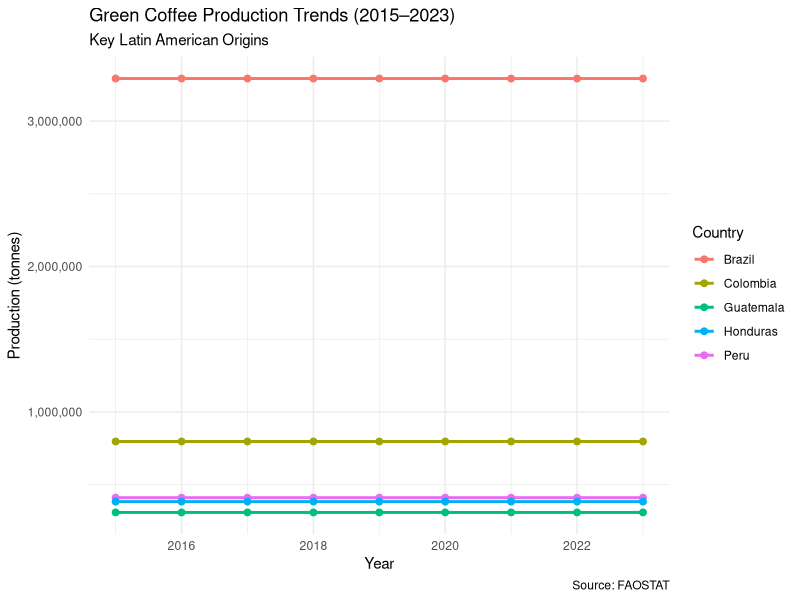

This figure's R source:
## ---- chunk 1
knitr::opts_chunk$set(echo = TRUE, warning = FALSE, message = FALSE)
library(tidyverse)
library(readr)
library(ggplot2)
library(knitr)
## ---- chunk 2
# Placeholder: Data will be loaded from raw files
# coffee_fao <- read_csv("../data/raw/faostat_coffee.csv")
# worldbank <- read_csv("../data/raw/worldbank_social.csv")

# For now, create a simple working dataset
countries <- c("Brazil", "Colombia", "Peru", "Honduras", "Guatemala")
years <- 2015:2023

coffee_data <- expand_grid(
  Country = countries,
  Year = years
) %>%
  mutate(
    Production_tonnes = case_when(
      Country == "Brazil" ~ 3200000 + rnorm(1, 0, 50000),
      Country == "Colombia" ~ 810000 + rnorm(1, 0, 20000),
      Country == "Peru" ~ 420000 + rnorm(1, 0, 10000),
      Country == "Honduras" ~ 370000 + rnorm(1, 0, 8000),
      Country == "Guatemala" ~ 310000 + rnorm(1, 0, 7000)
    )
  )

head(coffee_data, 10)
## ---- chunk 3
coffee_data %>%
  ggplot(aes(x = Year, y = Production_tonnes, color = Country, group = Country)) +
  geom_line(size = 1) +
  geom_point(size = 2) +
  scale_y_continuous(labels = scales::comma) +
  labs(
    title = "Green Coffee Production Trends (2015–2023)",
    subtitle = "Key Latin American Origins",
    x = "Year",
    y = "Production (tonnes)",
    color = "Country",
    caption = "Source: FAOSTAT"
  ) +
  theme_minimal() +
  theme(legend.position = "right")
## ---- chunk 4
coffee_2023 <- coffee_data %>%
  filter(Year == 2023) %>%
  mutate(
    Total = sum(Production_tonnes),
    Market_Share = round(100 * Production_tonnes / Total, 1)
  ) %>%
  arrange(desc(Production_tonnes))

kable(coffee_2023 %>% select(Country, Production_tonnes, Market_Share), 
      caption = "Market Concentration (2023)")

concentration_hhi <- sum((coffee_2023$Market_Share)^2)
cat("\n**Herfindahl-Hirschman Index (HHI):**", round(concentration_hhi, 1), "\n")
cat("(>2500 = High concentration; <1500 = Competitive)\n")
## ---- chunk 5
growth <- coffee_data %>%
  pivot_wider(names_from = Year, values_from = Production_tonnes) %>%
  mutate(
    Growth_2015_2023 = round(100 * (`2023` - `2015`) / `2015`, 1)
  ) %>%
  select(Country, Growth_2015_2023)

kable(growth, caption = "Production Growth 2015–2023 (%)")
